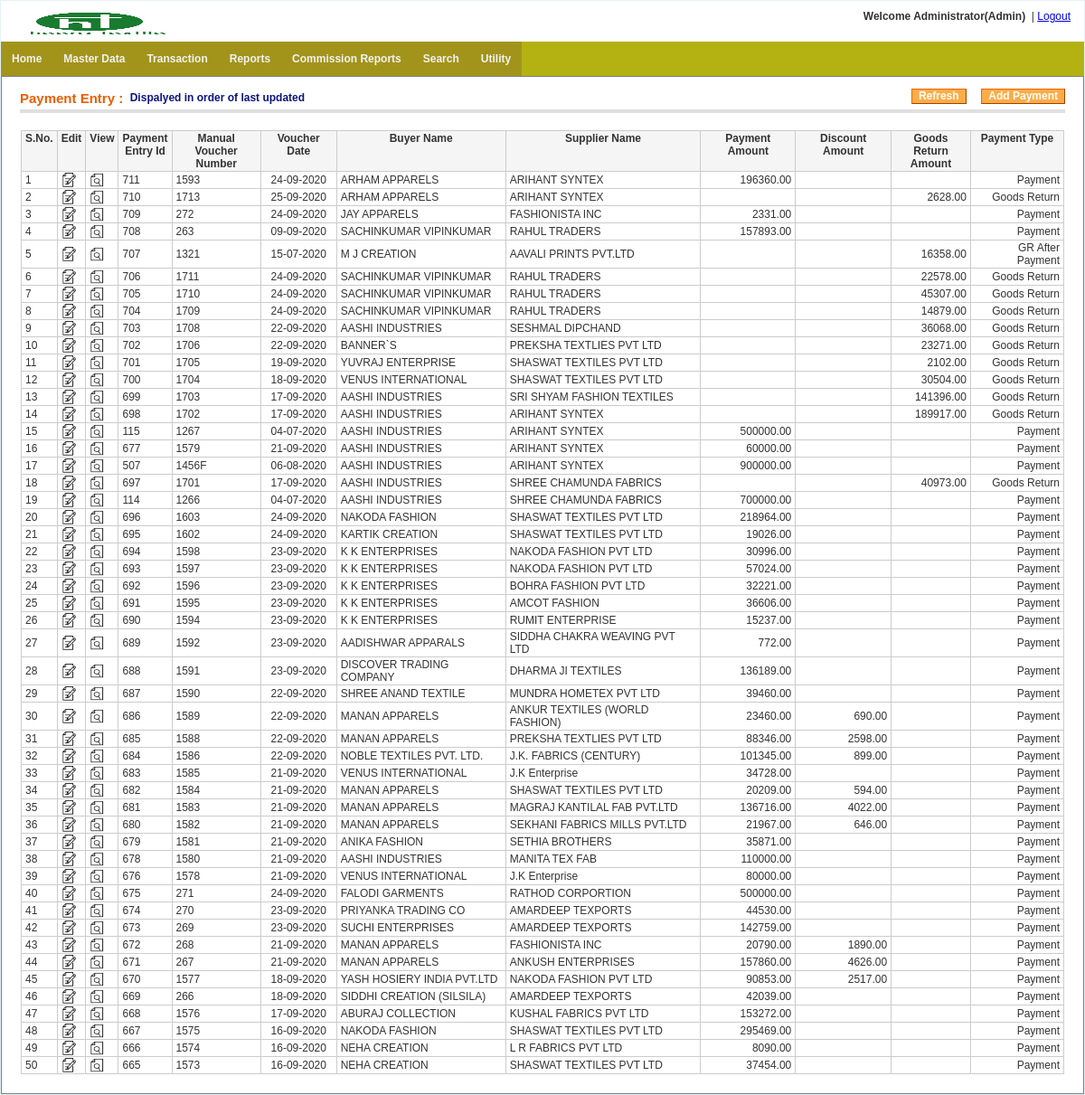
Page /payment_entry/index.php (signed in) on the earlier database version.
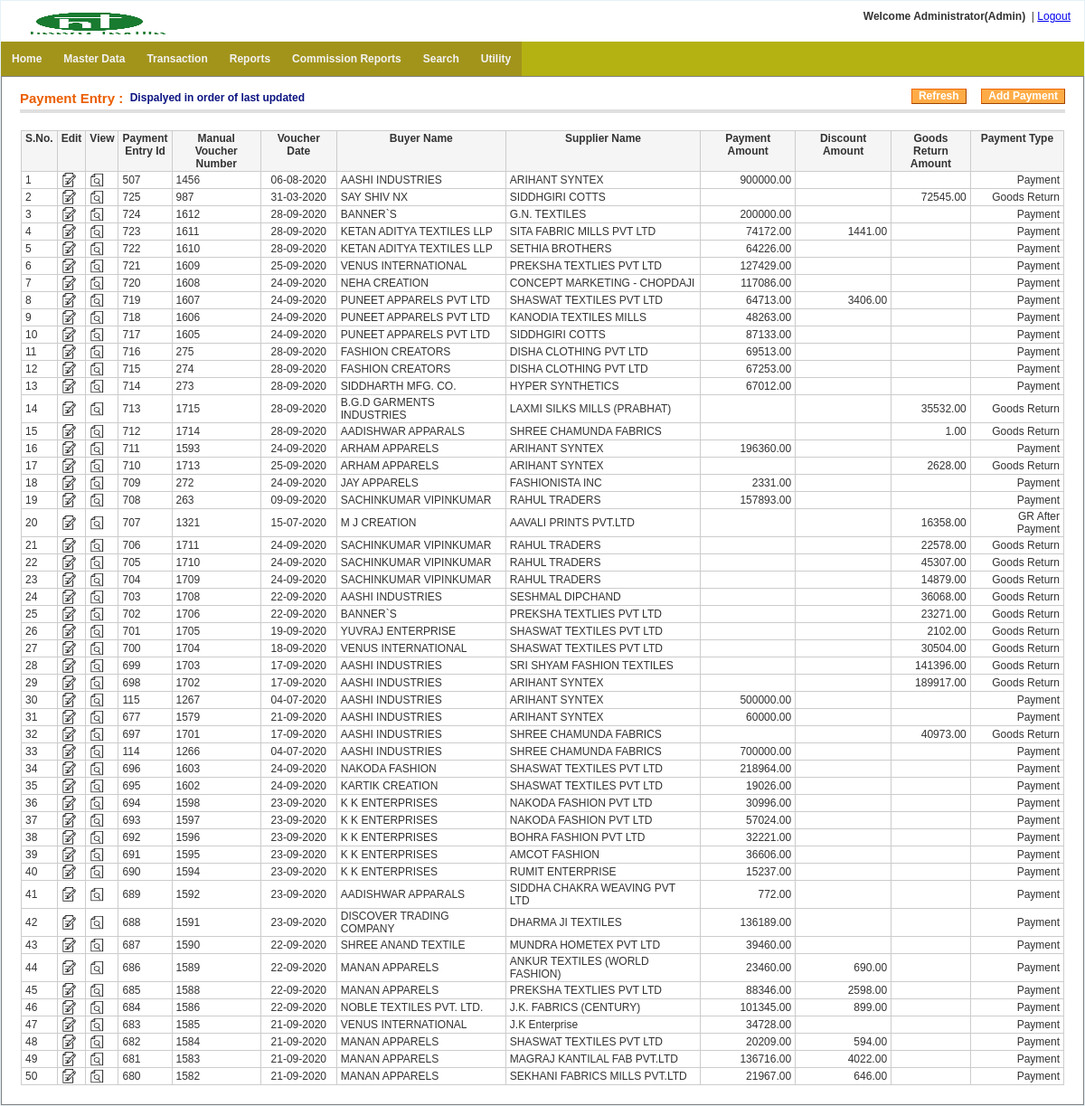
Same page on the later database version.
### tables this page shows
CREATE TABLE `menu` (
  `menu_id` int(11) NOT NULL auto_increment,
  `menu_name` varchar(255) NOT NULL,
  `parent_id` int(11) NOT NULL default '0' COMMENT '0 if menu is root level or menuid if this is child on any menu',
  `link` varchar(255) NOT NULL,
  `status` enum('0','1') NOT NULL default '1' COMMENT '0 for disabled menu or 1 for enabled menu',
  `user_role` varchar(20) NOT NULL default '',
  PRIMARY KEY  (`menu_id`)
);

CREATE TABLE `txt_payment_entry_main` (
  `payment_entry_id` bigint(20) NOT NULL auto_increment,
  `manual_vou_number` varchar(20) NOT NULL default '',
  `old_system_vou_number` varchar(20) NOT NULL default '',
  `voucher_date` date NOT NULL default '1970-01-01',
  `buyer_account_code` varchar(20) NOT NULL default '',
  `supplier_account_code` varchar(20) NOT NULL default '',
  `vou_type` varchar(20) NOT NULL default '',
  `payment_amount` decimal(15,2) NOT NULL default '0.00',
  `discount_amount` decimal(15,2) NOT NULL default '0.00',
  `gr_amount` decimal(15,2) NOT NULL default '0.00',
  `narration` varchar(100) NOT NULL default '',
  `supporting_doc_1` varchar(200) NOT NULL default '',
  `supporting_doc_2` varchar(200) NOT NULL default '',
  `create_user` varchar(20) NOT NULL default '',
  `create_date` datetime NOT NULL default '1970-01-01 00:00:00',
  `last_update_user` varchar(20) NOT NULL default '',
  `last_update_date` datetime NOT NULL default '1970-01-01 00:00:00',
  `delete_tag` varchar(10) NOT NULL default 'FALSE',
  `delete_user` varchar(20) NOT NULL default '',
  `delete_date` datetime NOT NULL default '1970-01-01 00:00:00',
  PRIMARY KEY  (`payment_entry_id`)
);

### includes/settings.php (called while the page is built, shortened)
<?php
$host=$_SERVER["HTTP_HOST"];
if(false) {
		$web_path="http://malwainfotech.com/Textile/";
	}
 else {
	$web_path="http://$host/HTextile/";
}
?>

### includes/config.php (called while the page is built, shortened)
<?php
  function rev_convert_date($date) {
    if(!empty($date) && $date!='0000-00-00' && $date!='1970-01-01' && $date!='2030-01-01') {
	  	$temp_date=explode("-",$date);
		$dd=$temp_date[2];
		$mm=$temp_date[1];
		$yy=$temp_date[0];
		$new_date=$dd."-".$mm."-".$yy;
		return $new_date;
	} else {
		return;
	}
  }
function zeroToBlank($num){
	if(is_nan($num)){
		return "";
	}else if($num==0){
		return "";
	}
	return $num;
}
?>

### payment_entry/index.php (the view, shortened to what the changed rows need)
<?php include("../includes/check_session.php");
include("../includes/config.php");
$con=get_connection();
$sql="select * from txt_company where delete_tag='FALSE' order by company_id ASC";
$result=mysqli_query($con,$sql);
$company_array=array("Value"=>"Key");
while($rs=mysqli_fetch_array($result))
{
  $com_array=array($rs['firm_name']=>$rs['company_id']);
  $company_array=array_merge($company_array,$com_array);
}
?>
<!DOCTYPE html PUBLIC "-//W3C//DTD XHTML 1.0 Transitional//EN" "http://www.w3.org/TR/xhtml1/DTD/xhtml1-transitional.dtd">
<html xmlns="http://www.w3.org/1999/xhtml">
<head>
<link href="<?php echo $web_path; ?>css/style.css" rel="stylesheet" type="text/css" />
<center>
<table width="100%" border="0" align="center" style="border:1px solid #e5f1f8;background-color:#FFFFFF">
  <tr>
    <td><?php include("../includes/menu.php"); ?></td>
  </tr>
  <tr>
    <td height="326" valign="top"><table width="100%" style="margin-top:0px" align="center" cellpadding="0" cellspacing="0" border="1">
                        <tr>
                            <td valign="top">
                            <div class="content_padding">
    <table cellpadding="0" cellspacing="0" border="0">
            <tr>
             <td  valign="top">
<table class="tbl_border">
	<tr>
    	<th valign="top" >S.No.</th>
      <th valign="top" >Edit</th>
      <th valign="top" >View</th>
        <th valign="top" >Payment <BR> Entry Id</th>
        <th valign="top" >Manual Voucher <BR> Number</th>
        <th valign="top" >Voucher Date</th>
        <th valign="top" >Buyer Name</th>
        <th valign="top" >Supplier Name</th>
        <th valign="top" >Payment Amount</th>
        <th valign="top" >Discount Amount</th>
        <th valign="top" >Goods Return <BR> Amount</th>
        <th valign="top" >Payment Type</th>
    </tr>
<?php
$sql_pay="select * from txt_payment_entry_main
        where delete_tag='FALSE'
        order by last_update_date desc,voucher_date DESC, payment_entry_id desc LIMIT 0,50";
$result=mysqli_query($con,$sql_pay);
$count=0;
while($rs=mysqli_fetch_array($result))
{
	$payment_entry_id=$rs[0];
	echo "<tr>";
  echo "<td>".++$count."</td>";
  echo "<td><a href='edit_payment_entry.php?payment_entry_id=$payment_entry_id'><img src='../images/noun_project_edit_1.png' height='16' width='16' border='0' title='Edit' /></a></td>";
  echo "<td><a href='view_payment_entry.php?payment_entry_id=$payment_entry_id'><img src='../images/noun_project_preview_1.png' height='16' width='16' border='0' title='View' /></a></td>";
  echo "<td align='left' >".$rs['payment_entry_id']."</td>";
	echo "<td  align='left' >".$rs['manual_vou_number']."</td>";
  echo "<td  align='center' >".rev_convert_date($rs['voucher_date'])."</td>";
$disp_supp_name=array_search($rs['supplier_account_code'],$company_array);
$disp_buyer_name=array_search($rs['buyer_account_code'],$company_array);
	echo "<td>".$disp_buyer_name."</td>";
  echo "<td>".$disp_supp_name."</td>";
  echo "<td  align='right' >".zeroToBlank($rs['payment_amount'])."</td>";
  echo "<td align='right' >".zeroToBlank($rs['discount_amount'])."</td>";
  echo "<td align='right' >".zeroToBlank($rs['gr_amount'])."</td>";
  echo "<td align='right' >".$rs['vou_type']."</td>";
	echo"</tr>";
}
?>
</table>
</td></tr></table><?php $_SESSION['uid']=77; ?>
                  </div>
                  </td></tr></table>
                  </td></tr>
                  </table>
                  </html>

### includes/menu.php
<?php
$con=get_connection();
?>
<?php
function get_menu_tree($parent_id,$web_path)
{
  global $con;
  $role_id="";
  if(isset($_SESSION['ROLEID'])){
    $role_id=$_SESSION['ROLEID'];
  }
  $menu = "";
    $sqlquery = " SELECT * FROM menu where status='1' and parent_id='$parent_id' and user_role='$role_id' ";
	$res=mysqli_query($con,$sqlquery);
    while($row=mysqli_fetch_array($res,MYSQLI_ASSOC))
	{
           $menu .="<li><a href='".$web_path.$row['link']."?menu_id=".$row['menu_id']."'>".$row['menu_name']."</a>";
		   $menu .= "<ul>".get_menu_tree($row['menu_id'],$web_path)."</ul>";
 		   $menu .= "</li>";
    }
    return $menu;
}
?>
<ul class="main-navigation">
<?php echo get_menu_tree(0,$web_path); ?>
</ul>

Differences in the rows shown:
no longer on this page (row unchanged): txt_payment_entry_main: payment_entry_id "679", manual_vou_number "1581", voucher_date "21-09-2020", buyer_account_code "ANIKA FASHION", supplier_account_code "SETHIA BROTHERS", payment_amount "35871.00", vou_type "Payment"
no longer on this page (row unchanged): txt_payment_entry_main: payment_entry_id "678", manual_vou_number "1580", voucher_date "21-09-2020", buyer_account_code "AASHI INDUSTRIES", supplier_account_code "MANITA TEX FAB", payment_amount "110000.00", vou_type "Payment"
no longer on this page (row unchanged): txt_payment_entry_main: payment_entry_id "676", manual_vou_number "1578", voucher_date "21-09-2020", buyer_account_code "VENUS INTERNATIONAL", supplier_account_code "J.K Enterprise", payment_amount "80000.00", vou_type "Payment"
no longer on this page (row unchanged): txt_payment_entry_main: payment_entry_id "675", manual_vou_number "271", voucher_date "24-09-2020", buyer_account_code "FALODI GARMENTS", supplier_account_code "RATHOD CORPORTION", payment_amount "500000.00", vou_type "Payment"
no longer on this page (row unchanged): txt_payment_entry_main: payment_entry_id "674", manual_vou_number "270", voucher_date "23-09-2020", buyer_account_code "PRIYANKA TRADING CO", supplier_account_code "AMARDEEP TEXPORTS", payment_amount "44530.00", vou_type "Payment"
no longer on this page (row unchanged): txt_payment_entry_main: payment_entry_id "673", manual_vou_number "269", voucher_date "23-09-2020", buyer_account_code "SUCHI ENTERPRISES", supplier_account_code "AMARDEEP TEXPORTS", payment_amount "142759.00", vou_type "Payment"
no longer on this page (row unchanged): txt_payment_entry_main: payment_entry_id "672", manual_vou_number "268", voucher_date "21-09-2020", buyer_account_code "MANAN APPARELS", supplier_account_code "FASHIONISTA INC", payment_amount "20790.00", discount_amount "1890.00", vou_type "Payment"
no longer on this page (row unchanged): txt_payment_entry_main: payment_entry_id "671", manual_vou_number "267", voucher_date "21-09-2020", buyer_account_code "MANAN APPARELS", supplier_account_code "ANKUSH ENTERPRISES", payment_amount "157860.00", discount_amount "4626.00", vou_type "Payment"
no longer on this page (row unchanged): txt_payment_entry_main: payment_entry_id "670", manual_vou_number "1577", voucher_date "18-09-2020", buyer_account_code "YASH HOSIERY INDIA PVT.LTD", supplier_account_code "NAKODA FASHION PVT LTD", payment_amount "90853.00", discount_amount "2517.00", vou_type "Payment"
no longer on this page (row unchanged): txt_payment_entry_main: payment_entry_id "669", manual_vou_number "266", voucher_date "18-09-2020", buyer_account_code "SIDDHI CREATION (SILSILA)", supplier_account_code "AMARDEEP TEXPORTS", payment_amount "42039.00", vou_type "Payment"
no longer on this page (row unchanged): txt_payment_entry_main: payment_entry_id "668", manual_vou_number "1576", voucher_date "17-09-2020", buyer_account_code "ABURAJ COLLECTION", supplier_account_code "KUSHAL FABRICS PVT LTD", payment_amount "153272.00", vou_type "Payment"
no longer on this page (row unchanged): txt_payment_entry_main: payment_entry_id "667", manual_vou_number "1575", voucher_date "16-09-2020", buyer_account_code "NAKODA FASHION", supplier_account_code "SHASWAT TEXTILES PVT LTD", payment_amount "295469.00", vou_type "Payment"
no longer on this page (row unchanged): txt_payment_entry_main: payment_entry_id "666", manual_vou_number "1574", voucher_date "16-09-2020", buyer_account_code "NEHA CREATION", supplier_account_code "L R FABRICS PVT LTD", payment_amount "8090.00", vou_type "Payment"
no longer on this page (row unchanged): txt_payment_entry_main: payment_entry_id "665", manual_vou_number "1573", voucher_date "16-09-2020", buyer_account_code "NEHA CREATION", supplier_account_code "SHASWAT TEXTILES PVT LTD", payment_amount "37454.00", vou_type "Payment"
changed txt_payment_entry_main id 507: manual_vou_number "1456F" → "1456"; moves up the list
added txt_payment_entry_main: payment_entry_id "725", manual_vou_number "987", voucher_date "31-03-2020", buyer_account_code "SAY SHIV NX", supplier_account_code "SIDDHGIRI COTTS", gr_amount "72545.00", vou_type "Goods Return"
added txt_payment_entry_main: payment_entry_id "724", manual_vou_number "1612", voucher_date "28-09-2020", buyer_account_code "BANNER`S", supplier_account_code "G.N. TEXTILES", payment_amount "200000.00", vou_type "Payment"
added txt_payment_entry_main: payment_entry_id "723", manual_vou_number "1611", voucher_date "28-09-2020", buyer_account_code "KETAN ADITYA TEXTILES LLP", supplier_account_code "SITA FABRIC MILLS PVT LTD", payment_amount "74172.00", discount_amount "1441.00", vou_type "Payment"
added txt_payment_entry_main: payment_entry_id "722", manual_vou_number "1610", voucher_date "28-09-2020", buyer_account_code "KETAN ADITYA TEXTILES LLP", supplier_account_code "SETHIA BROTHERS", payment_amount "64226.00", vou_type "Payment"
added txt_payment_entry_main: payment_entry_id "721", manual_vou_number "1609", voucher_date "25-09-2020", buyer_account_code "VENUS INTERNATIONAL", supplier_account_code "PREKSHA TEXTLIES PVT LTD", payment_amount "127429.00", vou_type "Payment"
added txt_payment_entry_main: payment_entry_id "720", manual_vou_number "1608", voucher_date "24-09-2020", buyer_account_code "NEHA CREATION", supplier_account_code "CONCEPT MARKETING - CHOPDAJI", payment_amount "117086.00", vou_type "Payment"
added txt_payment_entry_main: payment_entry_id "719", manual_vou_number "1607", voucher_date "24-09-2020", buyer_account_code "PUNEET APPARELS PVT LTD", supplier_account_code "SHASWAT TEXTILES PVT LTD", payment_amount "64713.00", discount_amount "3406.00", vou_type "Payment"
added txt_payment_entry_main: payment_entry_id "718", manual_vou_number "1606", voucher_date "24-09-2020", buyer_account_code "PUNEET APPARELS PVT LTD", supplier_account_code "KANODIA TEXTILES MILLS", payment_amount "48263.00", vou_type "Payment"
added txt_payment_entry_main: payment_entry_id "717", manual_vou_number "1605", voucher_date "24-09-2020", buyer_account_code "PUNEET APPARELS PVT LTD", supplier_account_code "SIDDHGIRI COTTS", payment_amount "87133.00", vou_type "Payment"
added txt_payment_entry_main: payment_entry_id "716", manual_vou_number "275", voucher_date "28-09-2020", buyer_account_code "FASHION CREATORS", supplier_account_code "DISHA CLOTHING PVT LTD", payment_amount "69513.00", vou_type "Payment"
added txt_payment_entry_main: payment_entry_id "715", manual_vou_number "274", voucher_date "28-09-2020", buyer_account_code "FASHION CREATORS", supplier_account_code "DISHA CLOTHING PVT LTD", payment_amount "67253.00", vou_type "Payment"
added txt_payment_entry_main: payment_entry_id "714", manual_vou_number "273", voucher_date "28-09-2020", buyer_account_code "SIDDHARTH MFG. CO.", supplier_account_code "HYPER SYNTHETICS", payment_amount "67012.00", vou_type "Payment"
added txt_payment_entry_main: payment_entry_id "713", manual_vou_number "1715", voucher_date "28-09-2020", buyer_account_code "B.G.D GARMENTS INDUSTRIES", supplier_account_code "LAXMI SILKS MILLS (PRABHAT)", gr_amount "35532.00", vou_type "Goods Return"
added txt_payment_entry_main: payment_entry_id "712", manual_vou_number "1714", voucher_date "28-09-2020", buyer_account_code "AADISHWAR APPARALS", supplier_account_code "SHREE CHAMUNDA FABRICS", gr_amount "1.00", vou_type "Goods Return"
